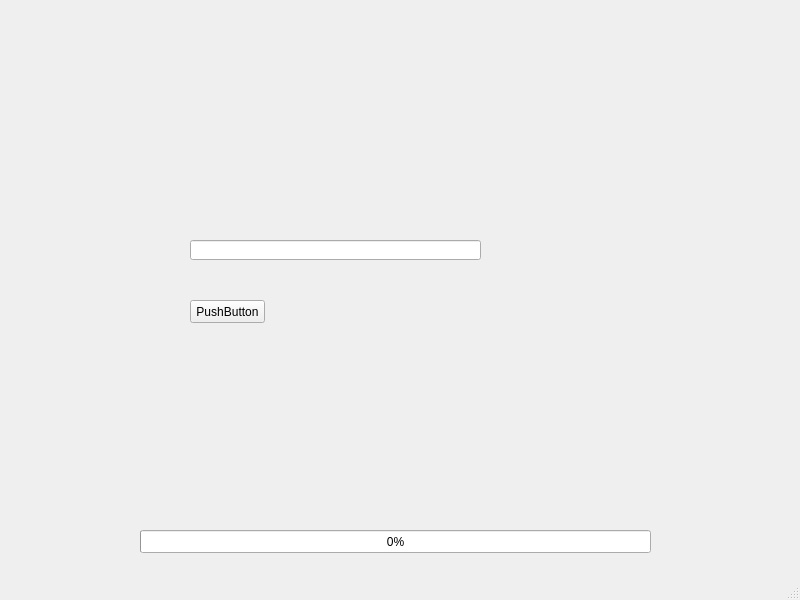
<?xml version="1.0" encoding="UTF-8"?>
<ui version="4.0">
 <class>MainWindow</class>
 <widget class="QMainWindow" name="MainWindow">
  <property name="geometry">
   <rect>
    <x>0</x>
    <y>0</y>
    <width>800</width>
    <height>600</height>
   </rect>
  </property>
  <property name="windowTitle">
   <string>MainWindow</string>
  </property>
  <widget class="QWidget" name="centralwidget">
   <widget class="QPushButton" name="pushButton">
    <property name="geometry">
     <rect>
      <x>190</x>
      <y>300</y>
      <width>75</width>
      <height>23</height>
     </rect>
    </property>
    <property name="text">
     <string>PushButton</string>
    </property>
   </widget>
   <widget class="QProgressBar" name="progressBar">
    <property name="geometry">
     <rect>
      <x>140</x>
      <y>530</y>
      <width>511</width>
      <height>23</height>
     </rect>
    </property>
    <property name="value">
     <number>0</number>
    </property>
   </widget>
   <widget class="QLineEdit" name="lineEdit">
    <property name="geometry">
     <rect>
      <x>190</x>
      <y>240</y>
      <width>291</width>
      <height>20</height>
     </rect>
    </property>
   </widget>
  </widget>
  <widget class="QMenuBar" name="menubar">
   <property name="geometry">
    <rect>
     <x>0</x>
     <y>0</y>
     <width>800</width>
     <height>21</height>
    </rect>
   </property>
  </widget>
  <widget class="QStatusBar" name="statusbar"/>
 </widget>
 <resources/>
 <connections/>
</ui>
